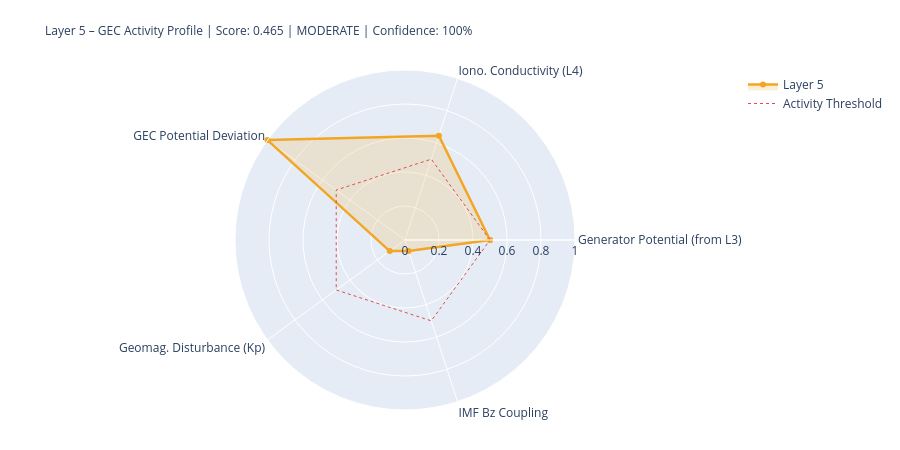

The notebook cell saved with this chart:
### Markdown cell above
---
## 5. State Assessment & Handoff to Layer 6

### Code cell
# ============================================================
# LAYER-5-SCORE
# ============================================================

# Components
# 1) Generator activity (Layer-3-driven)
gen_score = norm(generator_strength, 0.3, 2.0)
gen_src   = 'from_layer3' if l3_thunder_score is not None else 'estimated'

# 2) Ionospheric conductivity (Layer-4-driven)
iono_score = norm(iono_cond_factor, 0.7, 1.4)
iono_src   = 'from_layer4' if l4_ioniz is not None else 'estimated'

# 3) GEC potential deviation from reference
pot_score = norm(abs(delta_V_pct), 0, 30)  # 0 = at reference, 1 = 30% deviation
pot_src   = 'derived'

# 4) Geomagnetic disturbance (Kp) – modulates vertical currents
kp_score = norm(kp_val, 0, 9)
kp_src   = 'primary' if kp_now is not None else 'from_layer4'

# 5) IMF Bz coupling (southward = stronger M-I coupling → GEC influence)
bz_score = norm(-(bz_now or 0), -5, 30) if bz_now is not None else None
bz_src   = 'primary' if bz_now is not None else 'missing'

COMPONENTS = {
    'Generator Potential (from L3)':  {'score': gen_score,   'source': 'derived_from_layer3', 'dynamic': True},
    'Iono. Conductivity (L4)':      {'score': iono_score,  'source': iono_src, 'dynamic': True},
    'GEC Potential Deviation':      {'score': pot_score,   'source': pot_src,  'dynamic': True},
    'Geomag. Disturbance (Kp)':         {'score': kp_score,    'source': kp_src,   'dynamic': True},
    'IMF Bz Coupling':               {'score': bz_score,    'source': bz_src,   'dynamic': True},
}

available   = {k: v['score'] for k, v in COMPONENTS.items() if v['score'] is not None}
unavailable = [k for k, v in COMPONENTS.items() if v['score'] is None]
layer5_score = round(sum(available.values()) / len(available), 4) if available else None
confidence   = round(len(available) / len(COMPONENTS), 2)
level = ('unknown' if layer5_score is None
         else 'quiet'   if layer5_score < 0.3
         else 'moderate' if layer5_score < 0.6
         else 'active')
dominant_l5 = max(available, key=available.get) if available else 'none'

# Kp consistency: separate 1-min raw value from score value
kp_1m_raw   = kp_now          # directly from API (can be 0.0 during live measurement)
kp_for_score = kp_val          # from Layer-0 context or estimated value if needed
kp_score_src = kp_src

W = 68
print('=' * W)
print('LAYER 5 – GLOBAL ELECTRIC CIRCUIT – STATE ASSESSMENT')
print('=' * W)
for name, comp in COMPONENTS.items():
    s = comp['score']
    if s is not None:
        bar = '█' * int(s*20) + '░' * (20-int(s*20))
        print(f'  {name:<34} {bar}  {s:.3f}  [{comp["source"]}]')
    else:
        print(f'  {name:<34} {"─"*20}  n/a   [missing]')
print('-' * W)
print(f'  Score:         {layer5_score:.3f}  ({len(available)}/{len(COMPONENTS)} components)')
print(f'  Confidence:    {confidence:.0%}')
print(f'  Level:         {level.upper()}')
print(f'  Dominant:      {dominant_l5}')
print(f'  V_iono:        {V_iono_mod:.1f} kV  (Δ {delta_V_pct:+.1f}% vs. Ref)')
print(f'  I_total:       {I_total_mod:.1f} A   (Δ {delta_I_pct:+.1f}% vs. Ref)')
print('=' * W)

# Radar
cats   = list(available.keys())
vals_r = list(available.values())
if len(cats) >= 3:
    fig = go.Figure()
    fig.add_trace(go.Scatterpolar(
        r=vals_r + [vals_r[0]], theta=cats + [cats[0]],
        fill='toself', fillcolor='rgba(242,166,35,0.18)',
        line=dict(color='#F2A623', width=2.5), name='Layer 5'
    ))
    fig.add_trace(go.Scatterpolar(
        r=[0.5]*(len(cats)+1), theta=cats+[cats[0]],
        line=dict(color='#E24B4A', dash='dot', width=1),
        mode='lines', name='Activity Threshold'
    ))
    fig.update_layout(
        title=dict(
            text=f'Layer 5 – GEC Activity Profile | Score: {layer5_score:.3f} | {level.upper()} | Confidence: {confidence:.0%}',
            font=dict(size=12)
        ),
        polar=dict(radialaxis=dict(visible=True, range=[0,1])),
        height=450, showlegend=True,
        margin=dict(l=80, r=80, t=70, b=40)
    )
    fig.show()

### Figure 1 — Plotly figure (JSON) as saved in the notebook; plotly's stock layout.template omitted (floating-point values rounded to 4 significant figures)
{"data": [{"fill": "toself", "fillcolor": "rgba(242,166,35,0.18)", "line": {"color": "#F2A623", "width": 2.5}, "name": "Layer 5", "r": [0.5, 0.6454, 1.0, 0.1111, 0.0683, 0.5], "theta": ["Generator Potential (from L3)", "Iono. Conductivity (L4)", "GEC Potential Deviation", "Geomag. Disturbance (Kp)", "IMF Bz Coupling", "Generator Potential (from L3)"], "type": "scatterpolar"}, {"line": {"color": "#E24B4A", "dash": "dot", "width": 1}, "mode": "lines", "name": "Activity Threshold", "r": [0.5, 0.5, 0.5, 0.5, 0.5, 0.5], "theta": ["Generator Potential (from L3)", "Iono. Conductivity (L4)", "GEC Potential Deviation", "Geomag. Disturbance (Kp)", "IMF Bz Coupling", "Generator Potential (from L3)"], "type": "scatterpolar"}], "layout": {"height": 450, "margin": {"b": 40, "l": 80, "r": 80, "t": 70}, "polar": {"radialaxis": {"range": [0, 1], "visible": true}}, "showlegend": true, "title": {"font": {"size": 12}, "text": "Layer 5 – GEC Activity Profile | Score: 0.465 | MODERATE | Confidence: 100%"}}}
